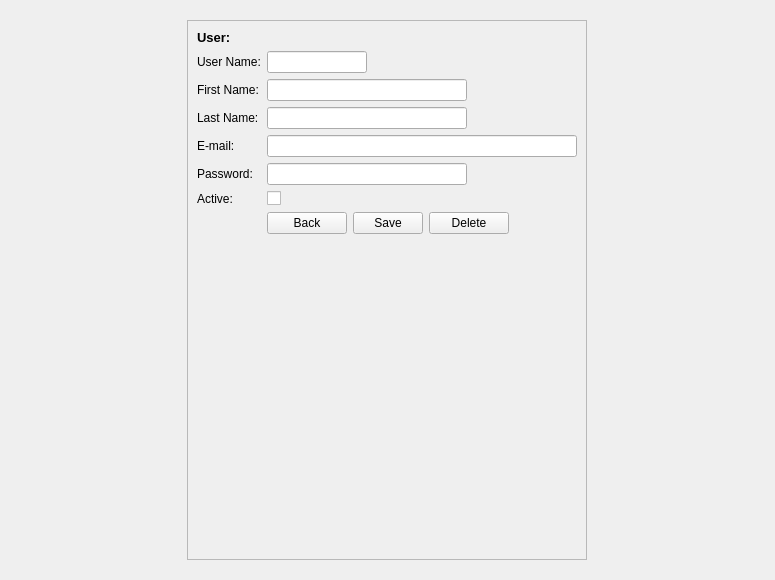
<?xml version="1.0" encoding="UTF-8"?>
<ui version="4.0">
 <class>ManageUsers</class>
 <widget class="QWidget" name="ManageUsers">
  <property name="geometry">
   <rect>
    <x>0</x>
    <y>0</y>
    <width>775</width>
    <height>580</height>
   </rect>
  </property>
  <property name="windowTitle">
   <string>Form</string>
  </property>
  <layout class="QGridLayout" name="gridLayout">
   <item row="0" column="0">
    <widget class="QStackedWidget" name="stackedWidget">
     <property name="currentIndex">
      <number>1</number>
     </property>
     <widget class="QWidget" name="page">
      <layout class="QGridLayout" name="gridLayout_2">
       <item row="0" column="0">
        <widget class="QFrame" name="frame">
         <property name="maximumSize">
          <size>
           <width>300</width>
           <height>16777215</height>
          </size>
         </property>
         <property name="frameShape">
          <enum>QFrame::NoFrame</enum>
         </property>
         <property name="frameShadow">
          <enum>QFrame::Raised</enum>
         </property>
         <layout class="QVBoxLayout" name="verticalLayout">
          <item>
           <layout class="QHBoxLayout" name="horizontalLayout">
            <item>
             <spacer name="horizontalSpacer_3">
              <property name="orientation">
               <enum>Qt::Horizontal</enum>
              </property>
              <property name="sizeHint" stdset="0">
               <size>
                <width>40</width>
                <height>20</height>
               </size>
              </property>
             </spacer>
            </item>
            <item>
             <widget class="QLabel" name="label">
              <property name="text">
               <string>User:</string>
              </property>
             </widget>
            </item>
            <item>
             <widget class="QComboBox" name="user"/>
            </item>
            <item>
             <spacer name="horizontalSpacer_4">
              <property name="orientation">
               <enum>Qt::Horizontal</enum>
              </property>
              <property name="sizeHint" stdset="0">
               <size>
                <width>40</width>
                <height>20</height>
               </size>
              </property>
             </spacer>
            </item>
           </layout>
          </item>
          <item>
           <layout class="QHBoxLayout" name="horizontalLayout_2">
            <item>
             <spacer name="horizontalSpacer_2">
              <property name="orientation">
               <enum>Qt::Horizontal</enum>
              </property>
              <property name="sizeHint" stdset="0">
               <size>
                <width>40</width>
                <height>20</height>
               </size>
              </property>
             </spacer>
            </item>
            <item>
             <widget class="QPushButton" name="btn_add">
              <property name="text">
               <string>Add</string>
              </property>
             </widget>
            </item>
            <item>
             <widget class="QPushButton" name="btn_edit">
              <property name="text">
               <string>Edit</string>
              </property>
             </widget>
            </item>
            <item>
             <widget class="QPushButton" name="btn_rights">
              <property name="text">
               <string>Manage Rightes</string>
              </property>
             </widget>
            </item>
            <item>
             <spacer name="horizontalSpacer">
              <property name="orientation">
               <enum>Qt::Horizontal</enum>
              </property>
              <property name="sizeHint" stdset="0">
               <size>
                <width>40</width>
                <height>20</height>
               </size>
              </property>
             </spacer>
            </item>
           </layout>
          </item>
          <item>
           <spacer name="verticalSpacer">
            <property name="orientation">
             <enum>Qt::Vertical</enum>
            </property>
            <property name="sizeHint" stdset="0">
             <size>
              <width>20</width>
              <height>40</height>
             </size>
            </property>
           </spacer>
          </item>
         </layout>
        </widget>
       </item>
      </layout>
     </widget>
     <widget class="QWidget" name="user_form">
      <layout class="QGridLayout" name="gridLayout_3">
       <item row="0" column="0">
        <widget class="QFrame" name="frame_2">
         <property name="maximumSize">
          <size>
           <width>400</width>
           <height>16777215</height>
          </size>
         </property>
         <property name="frameShape">
          <enum>QFrame::StyledPanel</enum>
         </property>
         <property name="frameShadow">
          <enum>QFrame::Raised</enum>
         </property>
         <layout class="QFormLayout" name="formLayout">
          <item row="1" column="0">
           <widget class="QLabel" name="label_2">
            <property name="text">
             <string>User Name:</string>
            </property>
           </widget>
          </item>
          <item row="1" column="1">
           <widget class="QLineEdit" name="username">
            <property name="maximumSize">
             <size>
              <width>100</width>
              <height>16777215</height>
             </size>
            </property>
           </widget>
          </item>
          <item row="2" column="0">
           <widget class="QLabel" name="label_3">
            <property name="text">
             <string>First Name:</string>
            </property>
           </widget>
          </item>
          <item row="2" column="1">
           <widget class="QLineEdit" name="firstname">
            <property name="maximumSize">
             <size>
              <width>200</width>
              <height>16777215</height>
             </size>
            </property>
           </widget>
          </item>
          <item row="3" column="0">
           <widget class="QLabel" name="label_4">
            <property name="text">
             <string>Last Name:</string>
            </property>
           </widget>
          </item>
          <item row="3" column="1">
           <widget class="QLineEdit" name="lastname">
            <property name="maximumSize">
             <size>
              <width>200</width>
              <height>16777215</height>
             </size>
            </property>
           </widget>
          </item>
          <item row="4" column="0">
           <widget class="QLabel" name="label_5">
            <property name="text">
             <string>E-mail:</string>
            </property>
           </widget>
          </item>
          <item row="4" column="1">
           <widget class="QLineEdit" name="email"/>
          </item>
          <item row="5" column="0">
           <widget class="QLabel" name="label_6">
            <property name="text">
             <string>Password:</string>
            </property>
           </widget>
          </item>
          <item row="5" column="1">
           <widget class="QLineEdit" name="password">
            <property name="maximumSize">
             <size>
              <width>200</width>
              <height>16777215</height>
             </size>
            </property>
           </widget>
          </item>
          <item row="6" column="0">
           <widget class="QLabel" name="lbl_active">
            <property name="text">
             <string>Active:</string>
            </property>
           </widget>
          </item>
          <item row="6" column="1">
           <widget class="QCheckBox" name="active">
            <property name="text">
             <string/>
            </property>
           </widget>
          </item>
          <item row="7" column="1">
           <layout class="QHBoxLayout" name="horizontalLayout_3">
            <item>
             <widget class="QPushButton" name="btn_back">
              <property name="text">
               <string>Back</string>
              </property>
             </widget>
            </item>
            <item>
             <widget class="QPushButton" name="btn_save">
              <property name="maximumSize">
               <size>
                <width>70</width>
                <height>16777215</height>
               </size>
              </property>
              <property name="text">
               <string>Save</string>
              </property>
             </widget>
            </item>
            <item>
             <widget class="QPushButton" name="btn_delete">
              <property name="text">
               <string>Delete</string>
              </property>
             </widget>
            </item>
            <item>
             <spacer name="horizontalSpacer_5">
              <property name="orientation">
               <enum>Qt::Horizontal</enum>
              </property>
              <property name="sizeHint" stdset="0">
               <size>
                <width>40</width>
                <height>20</height>
               </size>
              </property>
             </spacer>
            </item>
           </layout>
          </item>
          <item row="0" column="1">
           <widget class="QLabel" name="lbl_username">
            <property name="font">
             <font>
              <pointsize>10</pointsize>
              <weight>75</weight>
              <bold>true</bold>
             </font>
            </property>
            <property name="text">
             <string/>
            </property>
           </widget>
          </item>
          <item row="0" column="0">
           <widget class="QLabel" name="lbl_user">
            <property name="font">
             <font>
              <pointsize>10</pointsize>
              <weight>75</weight>
              <bold>true</bold>
             </font>
            </property>
            <property name="text">
             <string>User:</string>
            </property>
           </widget>
          </item>
         </layout>
        </widget>
       </item>
      </layout>
     </widget>
     <widget class="QWidget" name="rights_form">
      <layout class="QGridLayout" name="gridLayout_4">
       <item row="0" column="0">
        <widget class="QFrame" name="frame_3">
         <property name="maximumSize">
          <size>
           <width>600</width>
           <height>16777215</height>
          </size>
         </property>
         <property name="frameShape">
          <enum>QFrame::NoFrame</enum>
         </property>
         <property name="frameShadow">
          <enum>QFrame::Raised</enum>
         </property>
         <layout class="QGridLayout" name="gridLayout_5">
          <item row="0" column="0">
           <widget class="QWidget" name="widget" native="true">
            <layout class="QHBoxLayout" name="horizontalLayout_4">
             <item>
              <spacer name="horizontalSpacer_6">
               <property name="orientation">
                <enum>Qt::Horizontal</enum>
               </property>
               <property name="sizeHint" stdset="0">
                <size>
                 <width>200</width>
                 <height>20</height>
                </size>
               </property>
              </spacer>
             </item>
             <item>
              <widget class="QLabel" name="label_7">
               <property name="text">
                <string>Module :</string>
               </property>
              </widget>
             </item>
             <item>
              <widget class="QComboBox" name="module">
               <property name="minimumSize">
                <size>
                 <width>100</width>
                 <height>0</height>
                </size>
               </property>
              </widget>
             </item>
             <item>
              <spacer name="horizontalSpacer_7">
               <property name="orientation">
                <enum>Qt::Horizontal</enum>
               </property>
               <property name="sizeHint" stdset="0">
                <size>
                 <width>199</width>
                 <height>20</height>
                </size>
               </property>
              </spacer>
             </item>
            </layout>
           </widget>
          </item>
          <item row="1" column="0">
           <widget class="QTableWidget" name="rightsTable">
            <property name="editTriggers">
             <set>QAbstractItemView::NoEditTriggers</set>
            </property>
            <property name="selectionMode">
             <enum>QAbstractItemView::SingleSelection</enum>
            </property>
            <property name="selectionBehavior">
             <enum>QAbstractItemView::SelectRows</enum>
            </property>
           </widget>
          </item>
          <item row="2" column="0">
           <widget class="QWidget" name="widget_2" native="true">
            <layout class="QHBoxLayout" name="horizontalLayout_5">
             <item>
              <spacer name="horizontalSpacer_8">
               <property name="orientation">
                <enum>Qt::Horizontal</enum>
               </property>
               <property name="sizeHint" stdset="0">
                <size>
                 <width>236</width>
                 <height>20</height>
                </size>
               </property>
              </spacer>
             </item>
             <item>
              <widget class="QPushButton" name="back_btn">
               <property name="text">
                <string>Back</string>
               </property>
              </widget>
             </item>
             <item>
              <spacer name="horizontalSpacer_9">
               <property name="orientation">
                <enum>Qt::Horizontal</enum>
               </property>
               <property name="sizeHint" stdset="0">
                <size>
                 <width>235</width>
                 <height>20</height>
                </size>
               </property>
              </spacer>
             </item>
            </layout>
           </widget>
          </item>
         </layout>
        </widget>
       </item>
      </layout>
     </widget>
    </widget>
   </item>
  </layout>
 </widget>
 <resources/>
 <connections/>
</ui>
